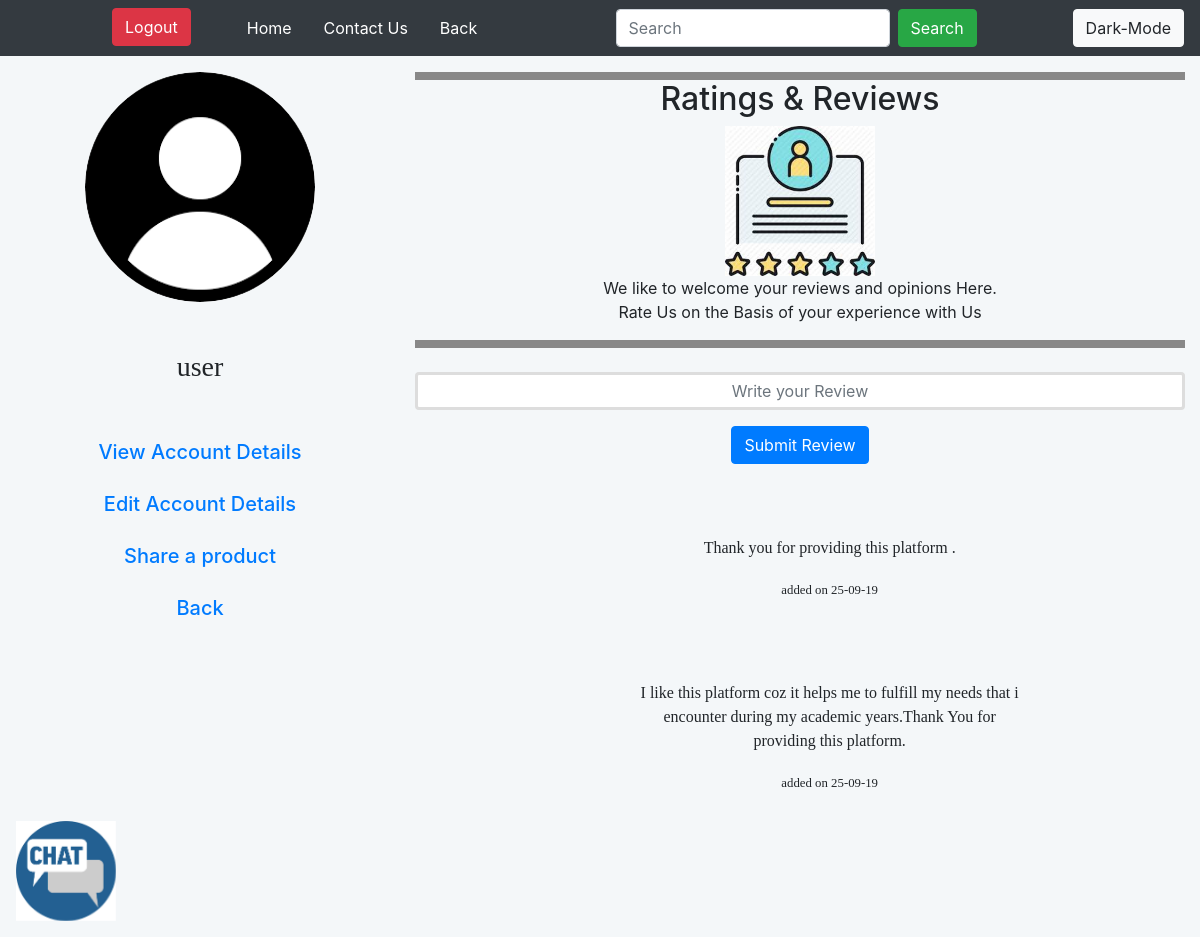
Screenshot of /review.php (signed in) with the database file from the repository.
### tables this page shows
CREATE TABLE `users` (
  `user_id` int(100) NOT NULL,
  `user_name` varchar(100) NOT NULL,
  `user_email` varchar(100) NOT NULL,
  `user_password` varchar(100) NOT NULL,
  `user_phone` decimal(10,0) NOT NULL,
  `user_institute` varchar(200) NOT NULL,
  `user_place` varchar(200) NOT NULL,
  `user_gender` varchar(10) NOT NULL,
  `user_profile_picture` varchar(200) NOT NULL DEFAULT 'user.png'
);

CREATE TABLE `reviews` (
  `review_id` int(200) NOT NULL,
  `review_body` text NOT NULL,
  `review_date` text NOT NULL,
  `review_owner_id` int(200) NOT NULL
);

### review.php (the view, shortened to what this page needs)
<?php
  $con = mysqli_connect("localhost", "root", "", "minor2");
  $userprofile = $_SESSION['username'];
  $Query = "select * from users where user_name = '$userprofile'";
  $runQuery = mysqli_query($con, $Query);
  $data = mysqli_fetch_assoc($runQuery);
  $profile_pic = $data['user_profile_picture'];
?>
<!DOCTYPE html>
<html lang="en">
<head>
    <link rel="stylesheet" href="css/bootstrap.min.css">
    <link rel="stylesheet" href="style.css">
</head>
<body>
  <nav class="navbar navbar-expand-lg navbar-dark bg-dark fixed-top">
    <div class="collapse navbar-collapse" id="navbarSupportedContent">
      <ul class="navbar-nav mr-auto ml-5">
        <li class="nav-item active ml-5">
          <a class="btn btn-danger" role="button" href="logout.php">Logout <span class="sr-only">(current)</span></a>
        </li>
        <li class="nav-item active ml-5">
          <a class="nav-link" href="index.php">Home<span class="sr-only">(current)</span></a>
        </li>
        <li class="nav-item active ml-3">
          <a class="nav-link" href="contact.php">Contact Us <span class="sr-only">(current)</span></a>
        </li>
        <li class="nav-item active ml-3">
          <a class="nav-link" href="dashboard.php">Back<span class="sr-only">(current)</span></a>
        </li>
      </ul>
      <form class="form-inline my-2 my-lg-0 mr-5" action="" method="POST">
        <input class="form-control mr-sm-2 " type="search" name='search_area' placeholder="Search" aria-label="Search">
        <button class="btn btn-success my-2 my-sm-0 mr-5" name='search_btn' type="submit">Search</button>
      </form>
      <input id="mode" type="button" class="btn btn-light" value="Dark-Mode" onclick="change()">
    </div>
  </nav>
        <br><br><br>
    <div class="container-fluid">
        <div class="row ">
            <div class="col-sm-4 text-center" >
                <?php echo"<img width='230' height='230' src='user_images/$profile_pic' alt='profile_pic' style='border-radius: 130px;'>" ?>
                <h3 class="mt-5 mb-5" style="font-family:Stencil;"><?php echo $userprofile;?></h3>
                <a href="view_account_details.php" class="nav-link"><h5>View Account Details</h5></a>
                <a href="edit_Account_details.php" class="nav-link mt-1"><H5>Edit Account Details</h5></a>
                <a href="insert_product.php" class="nav-link mt-1"><H5>Share a product</h5></a>
                <a href="dashboard.php" class="nav-link mt-1"><H5>Back</h5></a>
            </div>
        <div class="col-sm-8 text-center">
        <div class="container review text-center">
        <h2>Ratings  &  Reviews</h2>
        <img src="images/rnr.jfif" alt="rating&review" height=150>
        <p>We like to welcome your reviews and opinions Here.<br>Rate Us on the Basis of your experience with Us</p>
    </div>
<br>
<form action="" method="POST" class="text-center">
        <div class="form-group" class="fixed-middle">
            <input type="text" class="form-control text-center" placeholder="Write your Review" name="user_review" style="border:3px solid #ddd;" autocomplete="off" required>
            <button class="btn btn-primary mt-3" name="submit_review">Submit Review</button>
        </div>
    </form>
<br>
    <div class="container user_reviews mt-4">
    <?php
          $con = mysqli_connect("localhost", "root", "", "minor2");
            $review_query = "select * from reviews order by review_id desc";
            $run_review_query = mysqli_query($con, $review_query);
            while($show_data = mysqli_fetch_array($run_review_query))
            {
                $show_review_owner_id = $show_data['review_owner_id'];
                $user_query = "select * from users where user_id = '$show_review_owner_id'";
                $run_user_query = mysqli_query($con, $user_query);
                $user_data = mysqli_fetch_array($run_user_query);
                $show_profile_pic = $user_data['user_profile_picture'];
                $show_username = $user_data['user_name'];
                $show_review_body = $show_data['review_body'];
                $show_review_date = $show_data['review_date'];
                echo "
                <div class='card user_review' style='margin-right:20%;'>
                <div class='row mb-5'>
                    <div class='col-sm-4'>
                        <img src='user_images/$show_profile_pic' alt='' height=100 style='border-radius:500px;margin-left:3%;'>
                    </div>
                    <div class='col-sm-8'>
                        <h4><B>$show_username</B></h4>
                        <p style='font-family:comic sans MS;'>$show_review_body</p>
                        <small style='font-family:verdana;'> added on $show_review_date</small>
                    </div>
                </div>
                <br>
            </div>
                ";
            }
        ?>
    </div>
        <br><br><br>
        </div>
    </div>
    <a href="chat_page.php"><img src="images/chat.png" class="fixed-bottom mb-3 ml-3" alt="chat-icon" width=100></a>
</body>
</html>

### style.css (style rules this page uses)
body { opacity:0; background: #f4f7f9; }
.review { border: 8px solid #888888; border-right: 3px; border-left: 3px; }
.user_review { background: transparent; border: none; }

### rows the page displays
users: user_profile_picture (placeholder picture)
reviews: review_body "Thank you for providing this platform .", review_date "25-09-19"
reviews: review_body "I like this platform coz it helps me to fulfill my needs that i encounter during my academic years.Thank You for providing this platform.", review_date "25-09-19"

### other values shown
$userprofile "user"
